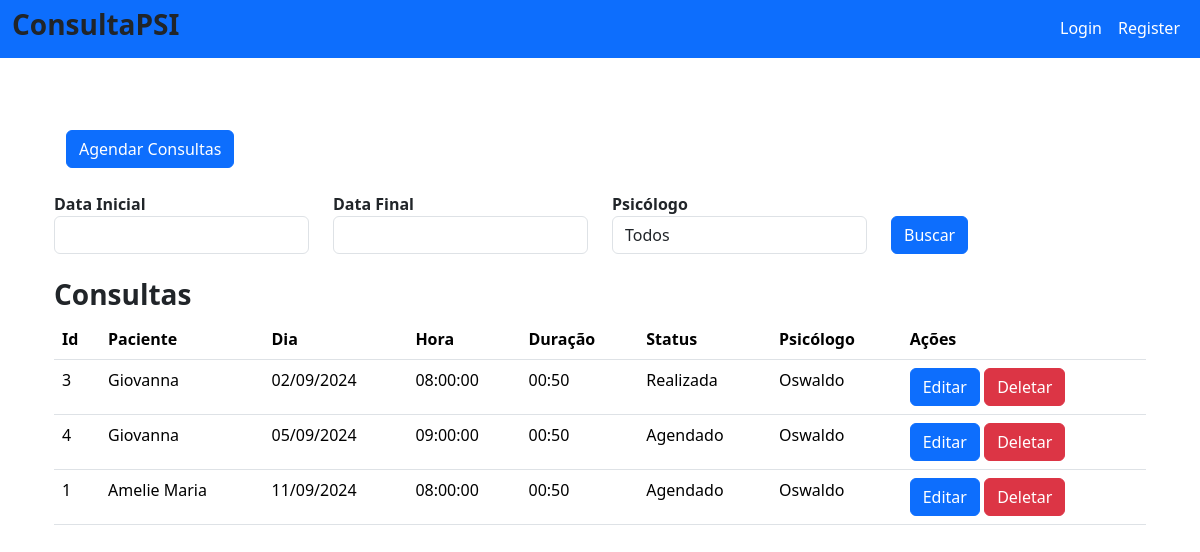
Screenshot of /consultas/recovery?psi_id=1 with the database file from the repository.
### database/models/paciente_model.py (models this page shows, shortened)
class Paciente(db.Model):
    __tablename__ = 'paciente'
    id = db.Column(db.Integer, primary_key=True, autoincrement=True)
    nome = db.Column(db.String(50), nullable=False)
    sobrenome = db.Column(db.String(150), nullable=False)
    cpf = db.Column(db.String(11), nullable=False, unique=True)
    nascimento = db.Column(db.Date, nullable=False)
    genero = db.Column(db.String(30), nullable=False)
    email = db.Column(db.String(50), nullable=False, unique=True)
    ocupacao = db.Column(db.String(50), nullable=False)
    cep = db.Column(db.String(8), nullable=False)
    endereco = db.Column(db.String(150), nullable=False)
    endereco_complemento = db.Column(db.String(150), nullable=False)
    fone = db.Column(db.String(15), nullable=False)
    datainicio = db.Column(db.Date, nullable=False)
    convenios_id = db.Column(db.Integer, db.ForeignKey('convenio.id'), nullable=True)

### database/models/consulta_model.py (models this page shows, shortened)
class Consulta(db.Model):
    __tablename__ = 'consulta'
    id = db.Column(db.Integer, primary_key=True, autoincrement=True)
    data_marcacao = db.Column('data_marcacao', db.String(50), nullable=False)
    data_consulta = db.Column('data_consulta', db.Date, nullable=False)
    hora_consulta = db.Column('hora_consulta', db.Time, nullable=False)
    duracao = db.Column('duracao', db.String(8), nullable=False, default="00:50:00")
    consulta_status_id = db.Column('consulta_status_id', db.Integer, db.ForeignKey('status_consulta.id'), nullable=False)
    convenios_id = db.Column('convenios_id', db.Integer, db.ForeignKey('convenio.id'), nullable=False)
    id_paciente = db.Column('id_paciente', db.Integer, db.ForeignKey('paciente.id'), nullable=False)
    psi_id = db.Column('psi_id', db.Integer, db.ForeignKey('user.id'), nullable=False)
    paciente = db.relationship('Paciente', backref='consultas')
    convenio = db.relationship('Convenio', backref='consultas')
    psi = db.relationship('User', backref='consultas')
    status = db.relationship('StatusConsulta', backref='consultas')
    transcricao = db.relationship('Transcricao', uselist=False, backref='consulta')

### database/models/status_consulta_model.py (models this page shows, shortened)
class StatusConsulta(db.Model):
    __tablename__ = 'status_consulta'
    id = db.Column(db.Integer, primary_key=True, autoincrement=True)
    status = db.Column(db.String(50), nullable=False)

### database/models/user_model.py (models this page shows, shortened)
class User(db.Model, UserMixin):
    __tablename__ = "user"
    id = db.Column('id', db.Integer, primary_key=True)
    nome = db.Column('nome', db.String(150))
    sobrenome = db.Column('sobrenome', db.String(150))
    crp = db.Column('crp', db.String(20))
    abordagem = db.Column('abordagem', db.String(50))
    email = db.Column('email', db.String(50), unique=True)
    telefone = db.Column('telefone', db.String(15), unique=True, nullable=False)
    login = db.Column('login', db.String(50), unique=True, nullable=False)
    senha = db.Column('senha', db.String(550), nullable=False)
    tipo = db.Column('tipo', db.String(25), nullable=False, default="none")

### routes/consultas.py (the view)
@blueprint_consultas.route('/recovery', methods=['GET'])
def recovery():
    start_date_str = request.args.get('start_date')
    end_date_str = request.args.get('end_date')
    psi_id = request.args.get('psi_id')
    if not start_date_str:
        start_date = datetime.today().replace(day=1)
    else:
        start_date = datetime.strptime(start_date_str, '%d/%m/%Y')
    if not end_date_str:
        next_month = start_date.replace(day=28) + timedelta(days=4)
        end_date = next_month - timedelta(days=next_month.day)
    else:
        end_date = datetime.strptime(end_date_str, '%d/%m/%Y')
    psicologos, error = PsiService.get_all_psis()
    try:
        consultas, error = ConsultaService.get_consultas_by_date_range(start_date, end_date, psi_id)
        if error:
            flash(error)
            return render_template('consulta_recovery.html', consulta=[], psicologos=psicologos)
        consultas_dados = []
        for consulta in consultas:
            paciente = consulta.paciente
            status = consulta.status
            psi = consulta.psi
            consultas_dados.append({
                'id': consulta.id,
                'data_consulta': consulta.data_consulta,
                'hora_consulta': consulta.hora_consulta,
                'duracao': consulta.duracao,
                'status': status.status,
                'paciente_nome': paciente.nome,
                'psi_nome': psi.nome
            })
        return render_template('consulta_recovery.html', consulta=consultas_dados, psicologos=psicologos)
    except Exception as e:
        flash(str(e))
        return render_template('consulta_recovery.html', consulta=[], psicologos=psicologos)

### service/consulta_service.py (called while the page is built)
    @staticmethod
    def get_consultas_by_date_range(start_date, end_date, psi_id=None):
        try:
            query = Consulta.query.filter(Consulta.data_consulta.between(start_date, end_date))
            if psi_id:
                query = query.filter_by(psi_id=psi_id)
            consultas = query.order_by(asc(Consulta.data_consulta)).all()
            return consultas, None
        except Exception as e:
            return None, str(e)

### service/psi_service.py (called while the page is built)
    @staticmethod
    def serialize_psi(psi):
        return {
            "id": psi.id,
            "nome": psi.nome,
            "sobrenome": psi.sobrenome,
            "crp": psi.crp,
            "abordagem": psi.abordagem,
            "email": psi.email,
            "telefone": psi.telefone,
            "login": psi.login,
            "tipo": psi.tipo
        }

    @staticmethod
    def get_all_psis(id=None):
        try:
            if id:
                psi = User.query.filter_by(id=id, tipo="psicólogo").first()
                if psi:
                    return PsiService.serialize_psi(psi), None
                else:
                    return None, "Psicólogo não encontrado"
            else:
                psis = User.query.filter_by(tipo="psicólogo").all()
                serialized_psis = [PsiService.serialize_psi(psi) for psi in psis]
                return serialized_psis, None
        except Exception as e:
            return None, str(e)

### templates/consulta_recovery.html (shortened to what this page needs)
{% extends 'base.html' %}
{% block conteudo %}
<div class="container">
  <br>
  <div class="container">
    <a type="button" class="btn btn-primary" href="/consultas/create">Agendar Consultas</a>
  </div>
  <br>
  <form method="GET" action="/consultas/recovery">
    <div class="row">
      <div class="col-md-3">
        <div class="form-group">
          <label for="start_date"><b>Data Inicial</b></label>
          <input type="text" class="form-control" id="start_date" name="start_date" value="{{ start_date }}">
        </div>
      </div>
      <div class="col-md-3">
        <div class="form-group">
          <label for="end_date"><b>Data Final</b></label>
          <input type="text" class="form-control" id="end_date" name="end_date" value="{{ end_date }}">
        </div>
      </div>
      <div class="col-md-3">
        <div class="form-group">
          <label for="psi_id"><b>Psicólogo</b></label>
          <select class="form-control" id="psi_id" name="psi_id">
            <option value="">Todos</option>
          </select>
        </div>
      </div>
      <div class="col-md-2 align-self-end">
        <button type="submit" class="btn btn-primary">Buscar</button>
      </div>
    </div>
  </form>
  <br>
  <h3><b>Consultas</b></h3>
  <table class="table">
    <thead>
      <tr>
        <th scope="col">Id</th>
        <th scope="col">Paciente</th>
        <th scope="col">Dia</th>
        <th scope="col">Hora</th>
        <th scope="col">Duração</th>
        <th scope="col">Status</th>
        <th scope="col">Psicólogo</th>
        <th scope="col">Ações</th>
      </tr>
    </thead>
    <tbody>
      {% for consulta in consulta %}
      <tr>
        <td>{{ consulta.id }}</td>
        <td>{{ consulta.paciente_nome }}</td>
        <td>{{ consulta.data_consulta.strftime('%d/%m/%Y') }}</td>
        <td>{{ consulta.hora_consulta }}</td>
        <td>{{ consulta.duracao }}</td>
        <td>{{ consulta.status }}</td>
        <td>{{ consulta.psi_nome }}</td>
        <td>
          <a type="button" class="btn btn-primary" href="/consultas/update/{{ consulta.id }}">Editar</a>
          <a type="button" class="btn btn-danger" href="/consultas/delete/{{ consulta.id }}">Deletar</a>
        </td>
      </tr>
      {% endfor %}
    </tbody>
  </table>
</div>
<link rel="stylesheet" href="https://code.jquery.com/ui/1.13.2/themes/base/jquery-ui.css">
{% endblock %}

### rows the page displays
Paciente: paciente_nome "Giovanna" "Giovanna"
Consulta: data_consulta "02/09/2024", hora_consulta "08:00:00", duracao "00:50"
StatusConsulta: status "Realizada"
User: psi_nome "Oswaldo" "Oswaldo" "Oswaldo"
Consulta: data_consulta "05/09/2024", hora_consulta "09:00:00", duracao "00:50"
StatusConsulta: status "Agendado" "Agendado"
Paciente: paciente_nome "Amelie Maria"
Consulta: data_consulta "11/09/2024", hora_consulta "08:00:00", duracao "00:50"

### other values shown
{{ consulta.id }} "3" "4" "1"
